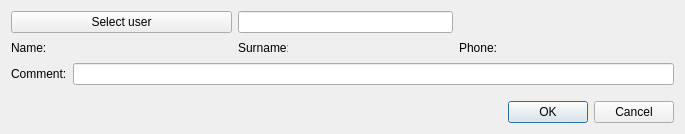
<?xml version="1.0" encoding="UTF-8"?>
<ui version="4.0">
 <class>CreateBorrower</class>
 <widget class="QDialog" name="CreateBorrower">
  <property name="geometry">
   <rect>
    <x>0</x>
    <y>0</y>
    <width>685</width>
    <height>134</height>
   </rect>
  </property>
  <property name="windowTitle">
   <string>Create/Update borrower</string>
  </property>
  <property name="locale">
   <locale language="English" country="UnitedStates"/>
  </property>
  <property name="modal">
   <bool>false</bool>
  </property>
  <layout class="QGridLayout" name="gridLayout">
   <property name="leftMargin">
    <number>11</number>
   </property>
   <property name="topMargin">
    <number>11</number>
   </property>
   <property name="rightMargin">
    <number>11</number>
   </property>
   <property name="bottomMargin">
    <number>11</number>
   </property>
   <item row="2" column="1">
    <widget class="QLabel" name="nameLb">
     <property name="minimumSize">
      <size>
       <width>50</width>
       <height>0</height>
      </size>
     </property>
     <property name="maximumSize">
      <size>
       <width>50</width>
       <height>16777215</height>
      </size>
     </property>
     <property name="text">
      <string>Name:</string>
     </property>
    </widget>
   </item>
   <item row="2" column="5">
    <widget class="QLabel" name="phoneLb">
     <property name="minimumSize">
      <size>
       <width>50</width>
       <height>0</height>
      </size>
     </property>
     <property name="maximumSize">
      <size>
       <width>50</width>
       <height>16777215</height>
      </size>
     </property>
     <property name="text">
      <string>Phone:</string>
     </property>
    </widget>
   </item>
   <item row="12" column="1" colspan="6">
    <layout class="QHBoxLayout" name="horizontalLayout">
     <item>
      <spacer name="horizontalSpacer">
       <property name="orientation">
        <enum>Qt::Horizontal</enum>
       </property>
       <property name="sizeHint" stdset="0">
        <size>
         <width>40</width>
         <height>20</height>
        </size>
       </property>
      </spacer>
     </item>
     <item>
      <widget class="QPushButton" name="okBtn">
       <property name="text">
        <string>OK</string>
       </property>
      </widget>
     </item>
     <item>
      <widget class="QPushButton" name="cancelBtn">
       <property name="text">
        <string>Cancel</string>
       </property>
      </widget>
     </item>
    </layout>
   </item>
   <item row="3" column="1">
    <widget class="QLabel" name="infoLB">
     <property name="text">
      <string>Comment:</string>
     </property>
    </widget>
   </item>
   <item row="3" column="2" colspan="5">
    <widget class="QLineEdit" name="commnetEdit"/>
   </item>
   <item row="2" column="6">
    <widget class="QLabel" name="phonePh">
     <property name="minimumSize">
      <size>
       <width>100</width>
       <height>0</height>
      </size>
     </property>
     <property name="font">
      <font>
       <family>Times New Roman</family>
       <pointsize>12</pointsize>
       <weight>75</weight>
       <italic>true</italic>
       <bold>true</bold>
      </font>
     </property>
     <property name="text">
      <string/>
     </property>
    </widget>
   </item>
   <item row="1" column="1" colspan="2">
    <widget class="QPushButton" name="userBtn">
     <property name="minimumSize">
      <size>
       <width>150</width>
       <height>0</height>
      </size>
     </property>
     <property name="text">
      <string>Select user</string>
     </property>
    </widget>
   </item>
   <item row="2" column="3">
    <widget class="QLabel" name="surnameLb">
     <property name="minimumSize">
      <size>
       <width>50</width>
       <height>0</height>
      </size>
     </property>
     <property name="maximumSize">
      <size>
       <width>50</width>
       <height>16777215</height>
      </size>
     </property>
     <property name="text">
      <string>Surname:</string>
     </property>
    </widget>
   </item>
   <item row="2" column="2">
    <widget class="QLabel" name="namePh">
     <property name="minimumSize">
      <size>
       <width>100</width>
       <height>0</height>
      </size>
     </property>
     <property name="font">
      <font>
       <family>Times New Roman</family>
       <pointsize>12</pointsize>
       <weight>75</weight>
       <italic>true</italic>
       <bold>true</bold>
      </font>
     </property>
     <property name="text">
      <string/>
     </property>
    </widget>
   </item>
   <item row="2" column="4">
    <widget class="QLabel" name="surnamePh">
     <property name="minimumSize">
      <size>
       <width>100</width>
       <height>0</height>
      </size>
     </property>
     <property name="font">
      <font>
       <family>Times New Roman</family>
       <pointsize>12</pointsize>
       <weight>75</weight>
       <italic>true</italic>
       <bold>true</bold>
      </font>
     </property>
     <property name="text">
      <string/>
     </property>
    </widget>
   </item>
   <item row="1" column="3" colspan="2">
    <widget class="QLineEdit" name="userEdit">
     <property name="toolTip">
      <string>Must not be empty</string>
     </property>
     <property name="readOnly">
      <bool>true</bool>
     </property>
    </widget>
   </item>
   <item row="11" column="1" colspan="6">
    <widget class="QWidget" name="statusWidget" native="true">
     <layout class="QHBoxLayout" name="horizontalLayout_3">
      <property name="spacing">
       <number>9</number>
      </property>
      <property name="leftMargin">
       <number>0</number>
      </property>
      <property name="topMargin">
       <number>0</number>
      </property>
      <property name="rightMargin">
       <number>0</number>
      </property>
      <property name="bottomMargin">
       <number>0</number>
      </property>
     </layout>
    </widget>
   </item>
  </layout>
 </widget>
 <tabstops>
  <tabstop>userBtn</tabstop>
  <tabstop>commnetEdit</tabstop>
  <tabstop>okBtn</tabstop>
  <tabstop>cancelBtn</tabstop>
  <tabstop>userEdit</tabstop>
 </tabstops>
 <resources/>
 <connections/>
</ui>
